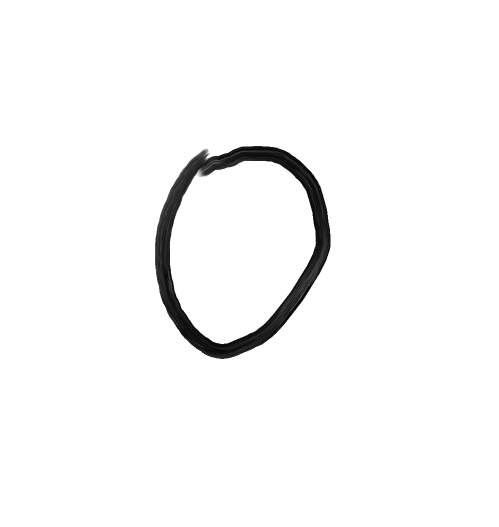
#> input picture upload/image/0.png, 997 x 1054 px, found by its file name (shown at 1/2 size)
$ python myhand.py
#> lines starting #> are read from the running program, lines starting #| are printed output that depends on the picture
import tensorflow as tf
import numpy as np
import matplotlib.pyplot as plt
from PIL import Image  # 추가

# 내가 만든 데이터 로드
x_custom = []
y_custom = []

for i in range(20):
    img = Image.open('hand_glessi/upload/image/' + str(i) + '.png').convert('L')
    img = img.resize((28,28))
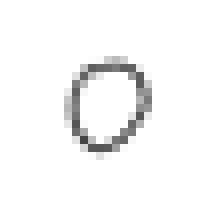
#> img: PIL image 28x28 L (shown 8 times larger); min 68, max 255, mean 247.4
    x = np.asarray(img)
    x = x / 255.0
    x_custom.append(x)
    y_custom.append(i % 10)  # 이미지가 10개씩 2개씩 묶여있으므로 10으로 나눈 나머지가 라벨 값이 됩니다.
#> pass 2 of the loop `for i in range(20):`:
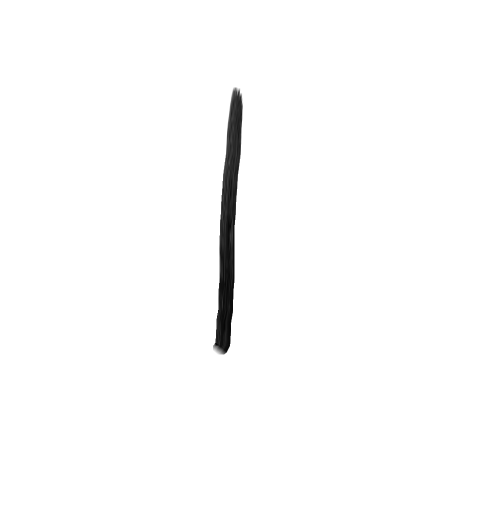
#> input picture upload/sample/1.png, 997 x 1054 px, found by its file name (shown at 1/2 size)
#> `img = img.resize((28,28))`:
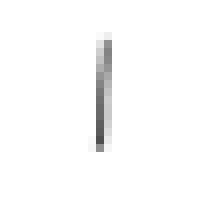
#> img: PIL image 28x28 L (shown 8 times larger); min 79, max 255, mean 251.6
#> pass 3 of the loop `for i in range(20):`:
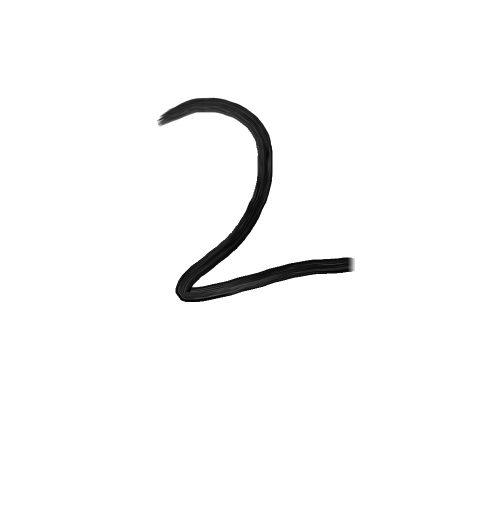
#> input picture upload/sample/2.png, 997 x 1054 px, found by its file name (shown at 1/2 size)
#> `img = img.resize((28,28))`:
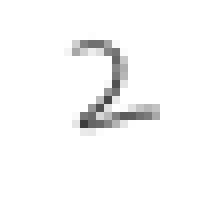
#> img: PIL image 28x28 L (shown 8 times larger); min 61, max 255, mean 248.7
#> (the run stopped early here; a loop or call above may not have finished)
